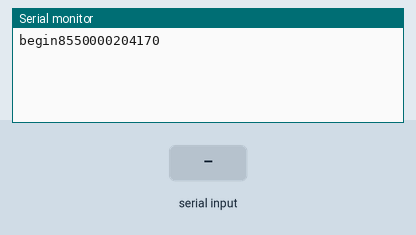
Recording of a sketch running on a simulated Arduino Mega 2560, built with avr-gcc and run on an emulated ATmega2560. Parts: the last lines printed to the serial monitor. The test bench sets the inputs (shaded band).

Above: at 1.2 s.
1.3 s: "1" received over Serial
At 2.0 s:
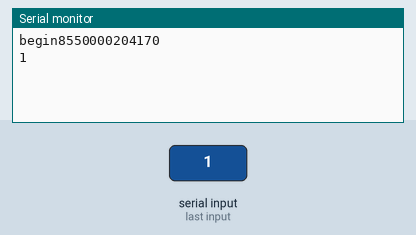
3.0 s: "1" received over the second serial link
At 4.2 s:
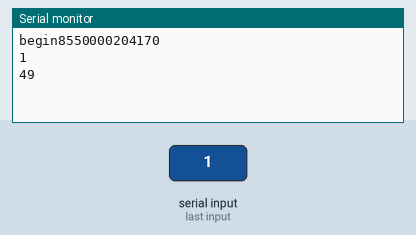
4.5 s: "0" received over Serial
At 5.4 s:
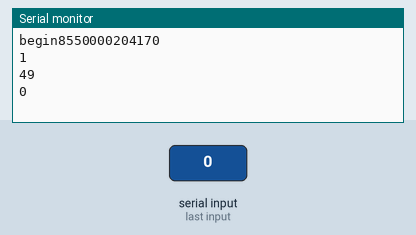
6.0 s: "0" received over the second serial link
At 6.6 s:
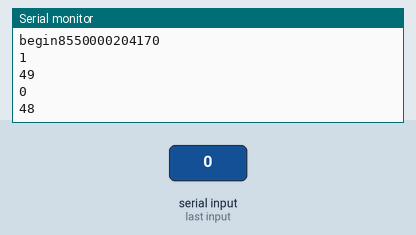
Timing chart, 0 to 8.5 s (numbered marks = the images above; inputs shaded):
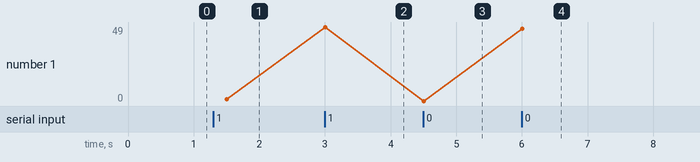

Measured:
- after the input at 1.3 s, the serial monitor: prints a new line after 0.20 s (image 1)
- after the input at 3.0 s, the serial monitor: prints a new line at once (image 2)
- after the input at 4.5 s, the serial monitor: prints a new line at once (image 3)
- after the input at 6.0 s, the serial monitor: prints a new line at once (image 4)
- plotted number 1: 1 → 49 after the input at 3.0 s, 49 → 0 after the input at 4.5 s, 0 → 48 after the input at 6.0 s

The sketch:

LP40.ino
```cpp
void setup() {
  // put your setup code here, to run once:
  Serial.begin(9600);
  Serial2.begin(9600);
  Serial.print("\nbegin");
  int A = 85;
  int B = 5;
  int C = 0;
  int D = 0;
  int E = 0;
  int F = 0;
  int G = 204;
  int H = 170;

//  for (int i = 0; i<14;i++){
//    Serial2.write(B[i]);
//    Serial.write(B[i]);
//  }
  Serial.print(A);
  Serial2.print(A,HEX);
  Serial.print(B);
  Serial2.print(B,HEX);
  Serial.print(C);
  Serial2.print(C,HEX);
  Serial.print(D);
  Serial2.print(D,HEX);
  Serial.print(E);
  Serial2.print(E,HEX);
  Serial.print(F);
  Serial2.print(F,HEX);
  Serial.print(G);
  Serial2.print(G,HEX);
  Serial.print(H);
  Serial2.print(H,HEX);
}

void loop() {
while (Serial.available()){
  char in = (Serial.read());
  Serial.print(in);
  Serial2.print(in);
}
while (Serial2.available()){
//  char in = Serial2.read();
  Serial.print(Serial2.read());
}
delay(300);
Serial.println();
}
```
